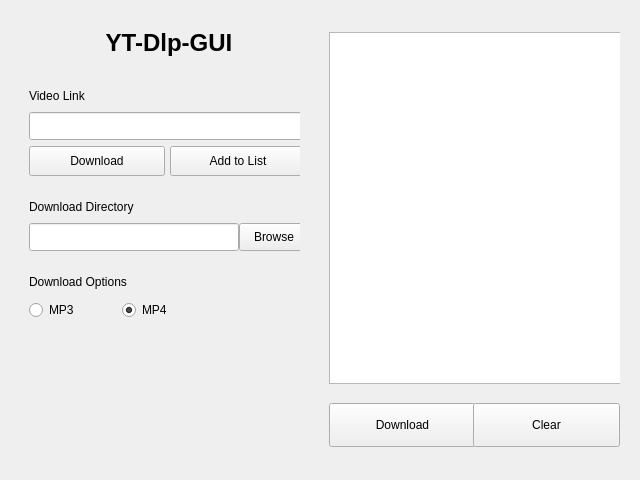
<?xml version="1.0" encoding="UTF-8"?>
<ui version="4.0">
 <class>MainWindow</class>
 <widget class="QMainWindow" name="MainWindow">
  <property name="minimumSize"><size><width>640</width><height>480</height></size></property>
  <property name="maximumSize"><size><width>640</width><height>480</height></size></property>
  <property name="windowTitle"><string>YT-Dlp-GUI</string></property>

  <widget class="QWidget" name="centralwidget">
   <layout class="QHBoxLayout" name="mainLayout">
    <property name="leftMargin"><number>20</number></property>
    <property name="topMargin"><number>20</number></property>
    <property name="rightMargin"><number>20</number></property>
    <property name="bottomMargin"><number>20</number></property>
    <property name="spacing"><number>20</number></property>

    <!-- ===== LEFT COLUMN ===== -->
    <item>
     <widget class="QWidget" name="leftColumn">
      <property name="minimumSize"><size><width>280</width><height>440</height></size></property>
      <property name="maximumSize"><size><width>280</width><height>440</height></size></property>
      <layout class="QVBoxLayout" name="leftLayout">

       <item><widget class="QLabel" name="titleLabel">
        <property name="text"><string>YT-Dlp-GUI</string></property>
        <property name="alignment"><set>Qt::AlignHCenter</set></property>
        <property name="font">
         <font>
          <pointsize>18</pointsize>
          <bold>true</bold>
         </font>
        </property>
        <property name="minimumSize"><size><width>280</width><height>36</height></size></property>
        <property name="maximumSize"><size><width>280</width><height>36</height></size></property>
       </widget></item>

       <item><spacer name="gap1"><property name="orientation"><enum>Qt::Vertical</enum></property>
        <property name="sizeType"><enum>QSizePolicy::Fixed</enum></property>
        <property name="sizeHint"><size><width>20</width><height>15</height></size></property></spacer></item>

       <item><widget class="QLabel" name="videoLinkLabel">
        <property name="text"><string>Video Link</string></property>
        <property name="minimumSize"><size><width>280</width><height>20</height></size></property>
        <property name="maximumSize"><size><width>280</width><height>20</height></size></property>
       </widget></item>

       <item alignment="Qt::AlignLeft"><widget class="QLineEdit" name="urlLineEdit">
        <property name="minimumSize"><size><width>280</width><height>28</height></size></property>
        <property name="maximumSize"><size><width>280</width><height>28</height></size></property>
       </widget></item>

       <item alignment="Qt::AlignLeft"><widget class="QWidget" name="downloadRowWidget">
        <property name="minimumSize"><size><width>276</width><height>30</height></size></property>
        <property name="maximumSize"><size><width>276</width><height>30</height></size></property>
        <layout class="QHBoxLayout" name="downloadRow">
         <property name="leftMargin"><number>0</number></property>
         <property name="topMargin"><number>0</number></property>
         <property name="rightMargin"><number>0</number></property>
         <property name="bottomMargin"><number>0</number></property>
        <item><widget class="QPushButton" name="downloadButton">
         <property name="text"><string>Download</string></property>
         <property name="minimumSize"><size><width>136</width><height>30</height></size></property>
         <property name="maximumSize"><size><width>136</width><height>30</height></size></property>
        </widget></item>
        <item><widget class="QPushButton" name="addToListButton">
         <property name="text"><string>Add to List</string></property>
         <property name="minimumSize"><size><width>136</width><height>30</height></size></property>
         <property name="maximumSize"><size><width>136</width><height>30</height></size></property>
        </widget></item>
       </layout></widget></item>

       <item><spacer name="gap2"><property name="orientation"><enum>Qt::Vertical</enum></property>
        <property name="sizeType"><enum>QSizePolicy::Fixed</enum></property>
        <property name="sizeHint"><size><width>20</width><height>15</height></size></property></spacer></item>

       <item><widget class="QLabel" name="downloadDirLabel">
        <property name="text"><string>Download Directory</string></property>
        <property name="minimumSize"><size><width>280</width><height>20</height></size></property>
        <property name="maximumSize"><size><width>280</width><height>20</height></size></property>
       </widget></item>

       <item alignment="Qt::AlignLeft"><widget class="QWidget" name="dirRowWidget">
        <property name="minimumSize"><size><width>280</width><height>28</height></size></property>
        <property name="maximumSize"><size><width>280</width><height>28</height></size></property>
        <layout class="QHBoxLayout" name="dirRow">
         <property name="leftMargin"><number>0</number></property>
         <property name="topMargin"><number>0</number></property>
         <property name="rightMargin"><number>0</number></property>
         <property name="bottomMargin"><number>0</number></property>
        <item><widget class="QLineEdit" name="dirLineEdit">
         <property name="minimumSize"><size><width>210</width><height>28</height></size></property>
         <property name="maximumSize"><size><width>210</width><height>28</height></size></property>
        </widget></item>
        <item><widget class="QPushButton" name="browseButton">
         <property name="text"><string>Browse</string></property>
         <property name="minimumSize"><size><width>70</width><height>28</height></size></property>
         <property name="maximumSize"><size><width>70</width><height>28</height></size></property>
        </widget></item>
       </layout></widget></item>

       <item><spacer name="gap3"><property name="orientation"><enum>Qt::Vertical</enum></property>
        <property name="sizeType"><enum>QSizePolicy::Fixed</enum></property>
        <property name="sizeHint"><size><width>20</width><height>15</height></size></property></spacer></item>

       <item><widget class="QLabel" name="downloadOptionsLabel">
        <property name="text"><string>Download Options</string></property>
        <property name="minimumSize"><size><width>280</width><height>20</height></size></property>
        <property name="maximumSize"><size><width>280</width><height>20</height></size></property>
       </widget></item>

       <item alignment="Qt::AlignLeft"><widget class="QWidget" name="formatRowWidget">
        <property name="minimumSize"><size><width>180</width><height>24</height></size></property>
        <property name="maximumSize"><size><width>180</width><height>24</height></size></property>
        <layout class="QHBoxLayout" name="formatRow">
         <property name="leftMargin"><number>0</number></property>
         <property name="topMargin"><number>0</number></property>
         <property name="rightMargin"><number>0</number></property>
         <property name="bottomMargin"><number>0</number></property>
        <item><widget class="QRadioButton" name="mp3RadioButton">
         <property name="text"><string>MP3</string></property>
         <property name="minimumSize"><size><width>90</width><height>24</height></size></property>
         <property name="maximumSize"><size><width>90</width><height>24</height></size></property>
        </widget></item>
        <item><widget class="QRadioButton" name="mp4RadioButton">
         <property name="text"><string>MP4</string></property>
         <property name="checked"><bool>true</bool></property>
         <property name="minimumSize"><size><width>90</width><height>24</height></size></property>
         <property name="maximumSize"><size><width>90</width><height>24</height></size></property>
        </widget></item>
       </layout></widget></item>

       <item><spacer name="leftStretch"><property name="orientation"><enum>Qt::Vertical</enum></property>
        <property name="sizeHint"><size><width>20</width><height>40</height></size></property></spacer></item>

      </layout>
     </widget>
    </item>

    <!-- ===== RIGHT COLUMN ===== -->
    <item>
     <widget class="QWidget" name="rightColumn">
      <property name="minimumSize"><size><width>300</width><height>440</height></size></property>
      <property name="maximumSize"><size><width>300</width><height>440</height></size></property>
      <layout class="QVBoxLayout" name="rightLayout">

       <item><widget class="QListWidget" name="itemListWidget">
        <property name="horizontalScrollBarPolicy">
          <enum>Qt::ScrollBarAlwaysOff</enum>
        </property>
        <property name="minimumSize"><size><width>300</width><height>352</height></size></property>
        <property name="maximumSize"><size><width>300</width><height>352</height></size></property>
       </widget></item>

       <item><spacer name="gap4"><property name="orientation"><enum>Qt::Vertical</enum></property>
        <property name="sizeType"><enum>QSizePolicy::Fixed</enum></property>
        <property name="sizeHint"><size><width>20</width><height>10</height></size></property></spacer></item>

       <item><layout class="QHBoxLayout" name="bottomRow">
        <item><widget class="QPushButton" name="listDownloadButton">
         <property name="text"><string>Download</string></property>
         <property name="minimumSize"><size><width>147</width><height>44</height></size></property>
         <property name="maximumSize"><size><width>147</width><height>44</height></size></property>
        </widget></item>
        <item><widget class="QPushButton" name="clearButton">
         <property name="text"><string>Clear</string></property>
         <property name="minimumSize"><size><width>147</width><height>44</height></size></property>
         <property name="maximumSize"><size><width>147</width><height>44</height></size></property>
        </widget></item>
       </layout></item>

      </layout>
     </widget>
    </item>

   </layout>
  </widget>
 </widget>
 <resources/>
 <connections/>
</ui>
